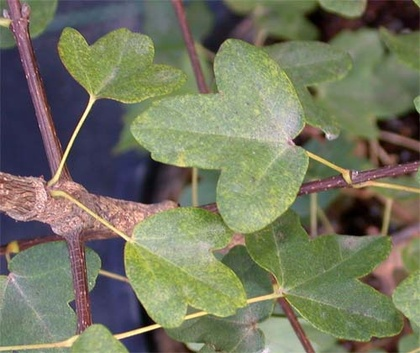
%> input picture injured/Exercise 03/acermonspessulanum_otc01.jpg, 420 x 353 px, shrunk from 500 x 420 before the run
$ octave checkimage.m   (GNU Octave 9; MATLAB toolbox functions it lacks are replaced by stand-ins)
%> lines starting %> are read from the running program, lines starting %| are printed output that depends on the picture; in (x1, y1, x2, y2) boxes, pixels count from 0 and x2, y2 are one past the last pixel; in counts of white or black regions, pixels touching at a corner belong together; the program's own positions count from 1
clc; clear all; close all;


A=imread('acermonspessulanum_otc01.jpg');
%> A is the input picture: size 353x420x3 uint8; mean R, G, B 116.3, 118.7, 96.3

AR=A(:,:,1);
AG=A(:,:,2);
AB=A(:,:,3);
figure,imshow(A);

figure,imhist(AR);
title('Red histogram');
%> figure, not shown here; highest point at x = 115, y = 1491
figure,imhist(AG);
title('Green histogram');
%> figure, not shown here; highest point at x = 130, y = 1610

figure, imhist(AB);

title('Blue histogram');
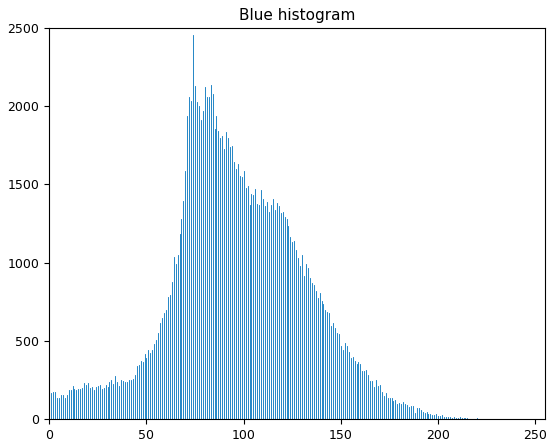
%> figure redrawn from the program's plot data; highest point at x = 74, y = 2454


Agray=rgb2gray(A);
figure,imshow(Agray);
%
%  mean2, std2

Igray=Agray;
 level = graythresh(Igray);
%> level = 0.42
BW = im2bw(Igray,level);
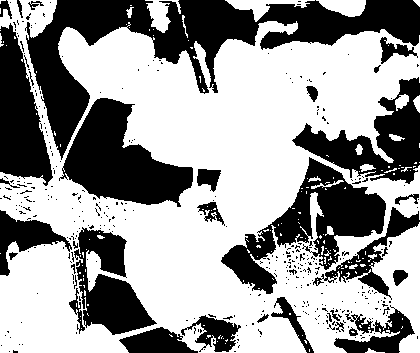
%> BW: size 353x420 logical; 60.4% white; 384 black regions (348 under 20 px), largest, box (x1, y1, x2, y2) and area: (25, 0, 420, 160) 17045, (59, 98, 193, 207) 7652, (221, 157, 386, 294) 7622
figure,imshow(BW)


[IDX,C] = kmeans(BW,2);
%> IDX = 353 values, max 2 at index 1, min 1 at index 179, mean 1.58; C = 420 columns, first 8: [0.705 0.705 0.711 0.718 0.705 0.705 0.772 0.785; 0.211 0.118 0.0931 0.132 0.113 0.108 0.113 0.113]


 ARmean=mean2(AR)
%> ARmean = 116.3

 ARstd=std2(AR)
%> ARstd = 32.35


 AGmean=mean2(AG)
%> AGmean = 118.7

 AGstd=std2(AG)
%> AGstd = 32.37


 ABmean=mean2(AB)
%> ABmean = 96.34

 ABstd=std2(AB)
%> ABstd = 25.03


 Greens=[];
 [m,n]=size(Igray);
%> m = 353; n = 420

 BW=imcomplement(BW);

 for i=1: m
     for j=1:n

         if BW(i,j)==1
             Greens=[Greens AG(i,j)];
         end

     end
 end


 SE = ones(5);
BW2 = imdilate(BW,SE);
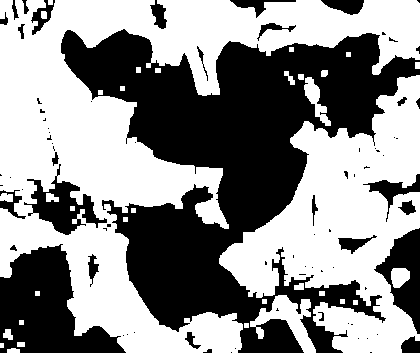
%> BW2: size 353x420 logical; 55.6% white; 79 black regions (50 under 20 px), largest, box (x1, y1, x2, y2) and area: (61, 29, 420, 353) 49532, (0, 244, 126, 353) 7707, (374, 228, 420, 334) 2254
increase = (bwarea(BW2) - bwarea(BW))/bwarea(BW)
%> increase = 0.394


bwarea(BW)
%> ans = 59297.9
bwarea(BW2)
%> ans = 82688

figure,imshow(BW2)

% % % bwconncomp computes connected components, as shown in the example:

 cc = bwconncomp(BW)
%> cc = 384 connected components

 labeled = labelmatrix(cc);
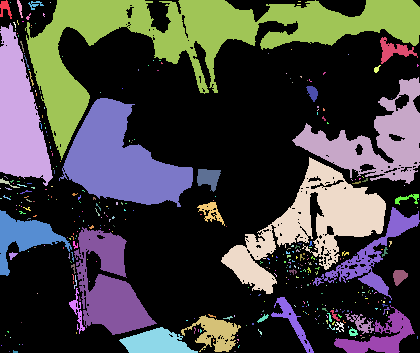
%> labeled: size 353x420 uint16; 385 distinct labels, from 0 to 384; one colour per label, 0 black


% % %  Create a pseudo-color image, where the label identifying each object
% % %  in the label matrix maps to a different color in the associated colormap matrix.
% % %  Use label2rgb to choose the colormap, the background color, and how objects
% % %  in the label matrix map to colors in the colormap:


RGB_label = label2rgb(labeled, @copper, 'c', 'shuffle');
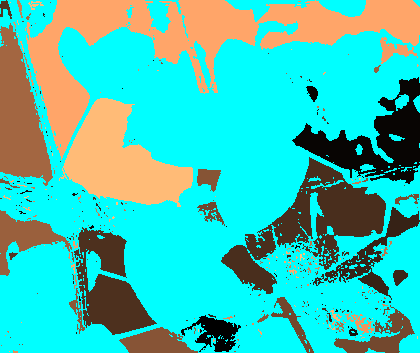
%> RGB_label: size 353x420x3 uint8; mean R, G, B 63.4, 195.7, 180.5
imshow(RGB_label,'InitialMagnification','fit')
%%%%%%%%%%%%%%%%%%%%%%%%%%%%%%%%%%%%%%%%%%%%%%%%%%%%%%%%%%%%%%%%%%%%%%%%%%%%%
%%%%%%%%%%%%%%%%%%%%%%%%%%%%%%%%%%%%%%%%%%%%%%%%%%%%%%%%%%%%%%%%%%%%%%%%%%%%%%
%%%%%%%%%%%%%%%%%%%%%%Multi threshold segmentation works very
%%%%%%%%%%%%%%%%%%%%%%well%%%%%%%%%%%%%%%%%%%%%%%%%%%%%%%%%%%%%%%%%%%%%%%%%%%%

 thresh = multithresh(Agray,2);
%> thresh = [82 138]

seg_I = imquantize(Agray,thresh); % Apply the thresholds to obtain segmented image
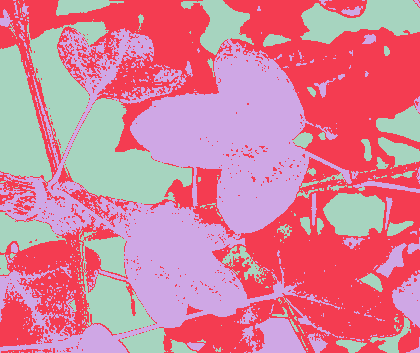
%> seg_I: size 353x420 double; 3 distinct labels, from 1 to 3; one colour per label, 0 black

RGB = label2rgb(seg_I); 	 % convert to color image

figure;
imshowpair(Agray,RGB,'montage');  % display images side-by-side
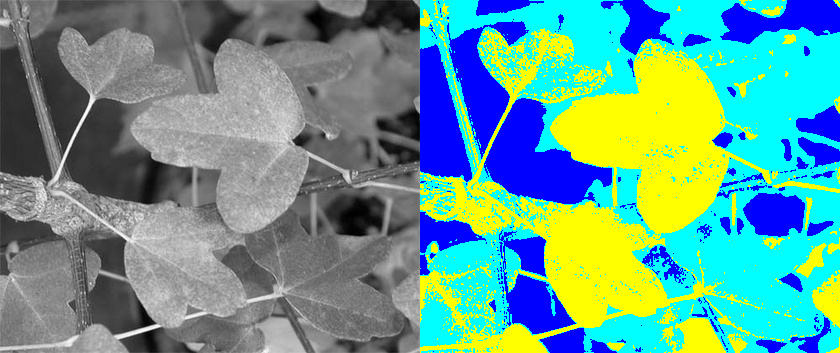
%> displayed picture: size 353x840x3, on the screen's scale of 0 to 255; mean R, G, B 100, 156.3, 145.2
axis off;
title('Original Image                               RGB Segmented Image')


 GreenArea=size(Greens,2)/(m*n)
%> GreenArea = 0.396

 print ('Green Area ');
